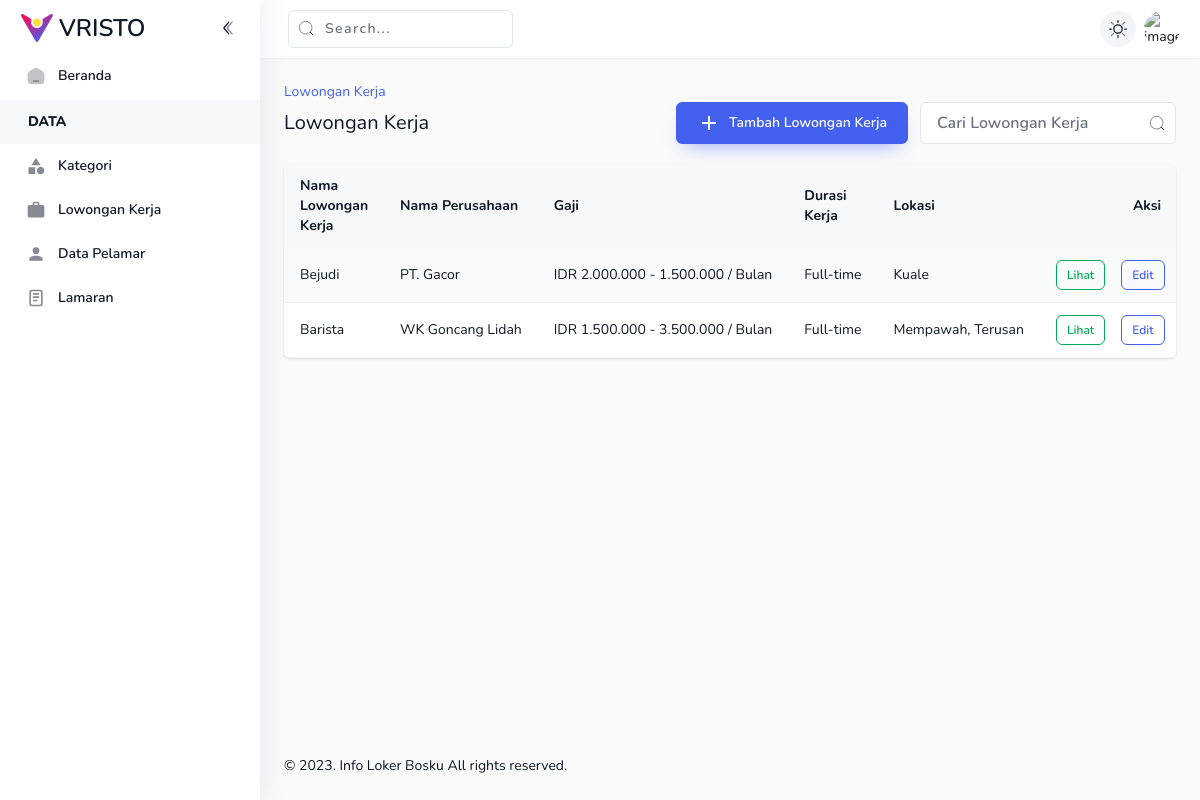
/index.php/admin/loker, run on an earlier commit of the app's database.
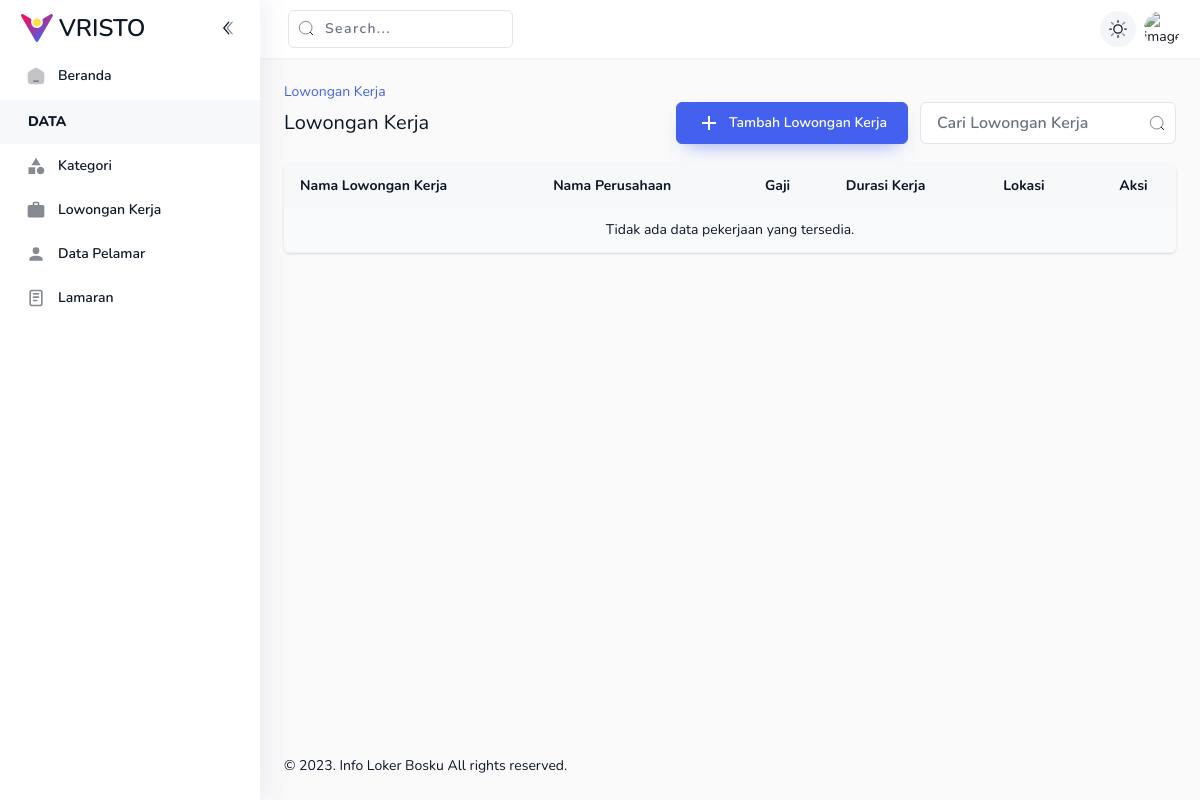
And on a later commit of the database.
### tables this page shows
CREATE TABLE `loker` (
  `id_loker` varchar(50) NOT NULL,
  `nama_pekerjaan` varchar(200) NOT NULL,
  `nama_perusahaan` varchar(150) NOT NULL,
  `provinsi` varchar(100) NOT NULL,
  `kabupaten` varchar(100) NOT NULL,
  `kota` varchar(100) NOT NULL,
  `lokasi` text DEFAULT NULL,
  `gaji` varchar(200) NOT NULL,
  `gaji_akhir` varchar(200) NOT NULL,
  `benefit` varchar(255) DEFAULT NULL,
  `tunjangan` text DEFAULT NULL,
  `keuntungan` text DEFAULT NULL,
  `deskripsi` text NOT NULL,
  `tipe_kerja` varchar(50) NOT NULL,
  `kebijakan` varchar(50) NOT NULL,
  `hari_kerja` varchar(100) DEFAULT NULL,
  `jam_kerja` varchar(100) DEFAULT NULL,
  `pendidikan` varchar(150) NOT NULL,
  `pengalaman` varchar(50) NOT NULL,
  `jenis_kelamin` enum('Laki - Laki','Perempuan','Semua Jenis Kelamin') NOT NULL,
  `usia` int(20) NOT NULL,
  `skills` varchar(100) NOT NULL,
  `kategori` varchar(50) NOT NULL,
  `tgl_loker` date NOT NULL DEFAULT current_timestamp(),
  `tgl_akhir_loker` date DEFAULT NULL,
  `created_at` timestamp NOT NULL DEFAULT current_timestamp(),
  `updated_at` timestamp NOT NULL DEFAULT current_timestamp() ON UPDATE current_timestamp(),
  `deleted_at` timestamp NULL DEFAULT NULL
);

### application/controllers/admin/Loker.php (called while the page is built, shortened)
<?php
class Loker extends CI_Controller
{
    public function __construct()
    {
        $this->load->model('Kategori_model');
        $this->load->model('Loker_model');
        $this->load->library('form_validation');
        $this->load->helper('form');
        $this->load->library('encryption');
    }
    public function index()
    {
        $data['loker'] = $this->Loker_model->read('loker');
        $this->load->view('admin/loker/index', $data);
    }
}

### index.php (called while the page is built, shortened)
<?php
require_once BASEPATH.'core/CodeIgniter.php';

### application/models/Loker_model.php (called while the page is built, shortened)
<?php
class Loker_model extends CI_Model
{
    public function read($table)
    {
        $this->db->from($table);
        $this->db->order_by('id_loker', 'DESC');
        $query = $this->db->get();
        if ($query->num_rows() > 0) {
            foreach ($query->result_array() as $row) {
                $data[] = $row;
            }
        } else {
            $data = NULL;
        }
        return $data;
    }
}

### application/views/admin/loker/index.php (the view, shortened to what the rows shown need)
<!DOCTYPE html>
<html lang="en">
<head>
</head>
<body x-data="main" class="relative overflow-x-hidden font-nunito text-sm font-normal antialiased" :class="[ $store.app.sidebar ? 'toggle-sidebar' : '', $store.app.theme === 'dark' || $store.app.isDarkMode ?  'dark' : '', $store.app.menu, $store.app.layout,$store.app.rtlClass]">
    <div class="main-container min-h-screen text-black dark:text-white-dark" :class="[$store.app.navbar]">
        <div class="main-content flex min-h-screen flex-col">
            <div class="animate__animated p-6" :class="[$store.app.animation]">
                <div>
                    <div x-data="contacts">
                        <div class="flex flex-wrap items-center justify-between gap-4">
                            <h2 class="text-xl">Lowongan Kerja</h2>
                        </div>
                        <div class="panel mt-5 overflow-hidden border-0 p-0">
                            <div>
                                <div class="table-responsive">
                                    <table class="table-striped table-hover">
                                        <thead>
                                            <tr>
                                                <th class="font-bold">Nama Lowongan Kerja</th>
                                                <th class="font-bold">Nama Perusahaan</th>
                                                <th class="font-bold">Gaji</th>
                                                <th class="font-bold">Durasi Kerja</th>
                                                <th class="font-bold">Lokasi</th>
                                                <th class="!text-center font-bold">Aksi</th>
                                            </tr>
                                        </thead>
                                        <tbody>
                                            <?php if (empty($loker)) : ?>
                                                <tr>
                                                    <td colspan="6" style="text-align: center;" class="text-center">Tidak
                                                        ada data pekerjaan yang tersedia.</td>
                                                </tr>
                                            <?php else : ?>
                                                <?php foreach ($loker as $l) : ?>
                                                    <div>
                                                        <tr>
                                                            <td>
                                                                <div class="flex w-max items-center">
                                                                    <div>
                                                                        <?= $l['nama_pekerjaan'] ?>
                                                                    </div>
                                                                </div>
                                                            </td>
                                                            <td>
                                                                <div class="flex w-max items-center">
                                                                    <div>
                                                                        <?= $l['nama_perusahaan'] ?>
                                                                    </div>
                                                                </div>
                                                            </td>
                                                            <td>
                                                                <div class="flex w-max items-center">
                                                                    <div>IDR
                                                                        <?= $l['gaji'] ?> / Bulan
                                                                    </div>
                                                                </div>
                                                            </td>
                                                            <td>
                                                                <div class="flex w-max items-center">
                                                                    <div>
                                                                        <?= $l['tipe_kerja'] ?>
                                                                    </div>
                                                                </div>
                                                            </td>
                                                            <td>
                                                                <div class="flex w-max items-center">
                                                                    <div>
                                                                        <?= $l['lokasi'] ?>
                                                                    </div>
                                                                </div>
                                                            </td>
                                                            <td>
                                                                <?php
                                                                $encrypted_id = urlencode(base64_encode($this->encryption->encrypt($l['id_loker']))); ?>
                                                                <div class="flex items-center justify-center gap-4">
                                                                    <a href="<?= base_url('admin/loker/read/') . $encrypted_id ?>" class="btn btn-sm btn-outline-success">
                                                                        Lihat
                                                                    </a>
                                                                    <a href="<?= base_url('admin/loker/edit/') . $encrypted_id ?>" class="btn btn-sm btn-outline-primary">
                                                                        Edit
                                                                    </a>
                                                                </div>
                                                            </td>
                                                        </tr>
                                                    </div>
                                                <?php endforeach ?>
                                            <?php endif; ?>
                                        </tbody>
                                    </table>
                                </div>
                            </div>
                        </div>
                    </div>
                </div>
            </div>
        </div>
    </div>
</body>
</html>

What changed in the data, as far as the page shows it:
removed loker: nama_pekerjaan "Bejudi", nama_perusahaan "PT. Gacor", gaji "2.000.000 - 1.500.000", tipe_kerja "Full-time", lokasi "Kuale"
removed loker: nama_pekerjaan "Barista", nama_perusahaan "WK Goncang Lidah", gaji "1.500.000 - 3.500.000", tipe_kerja "Full-time", lokasi "Mempawah, Terusan"
Also different on the page:
text now shown: "Tidak ada data pekerjaan yang tersedia."
